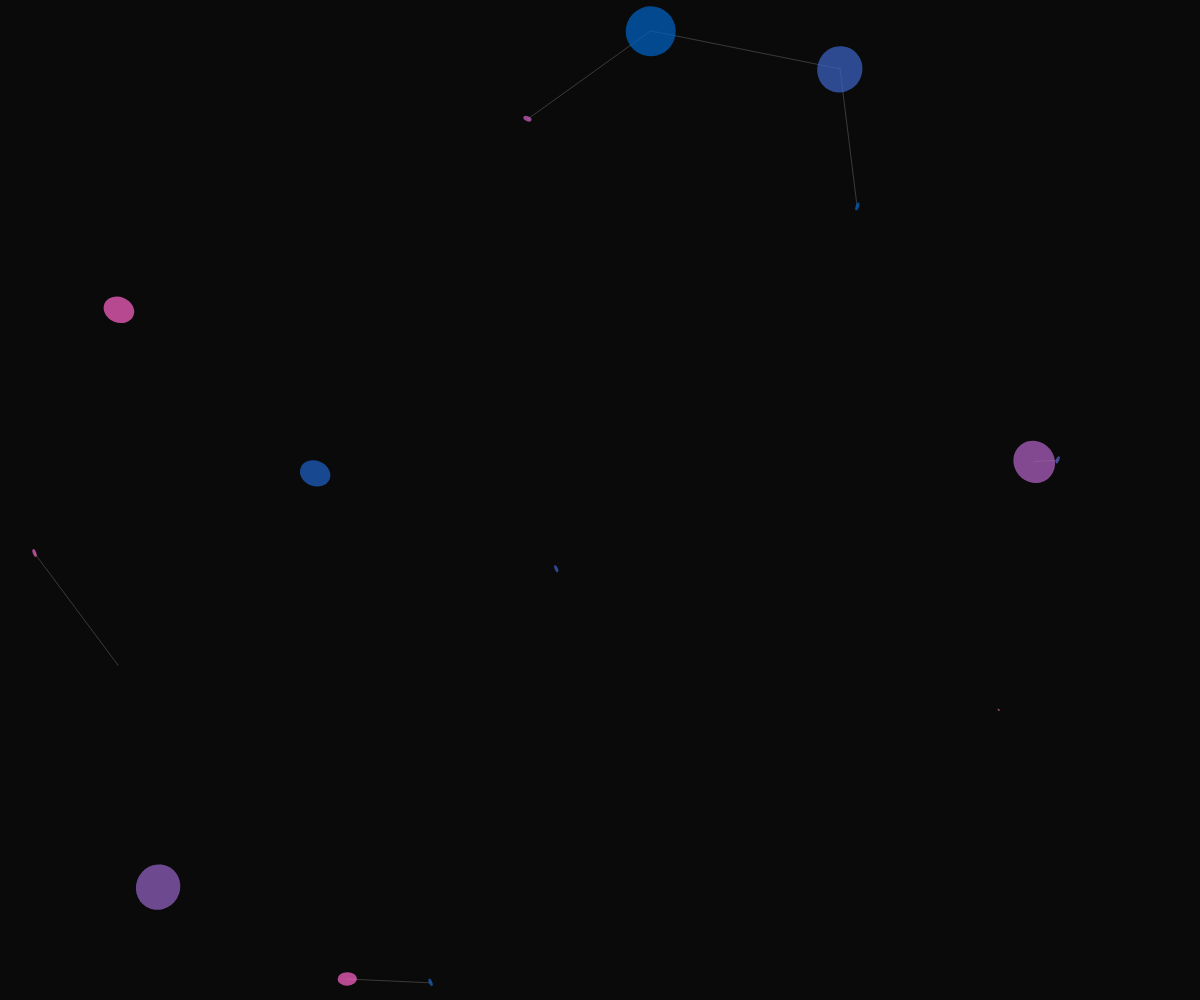
Frame 1 (no input)
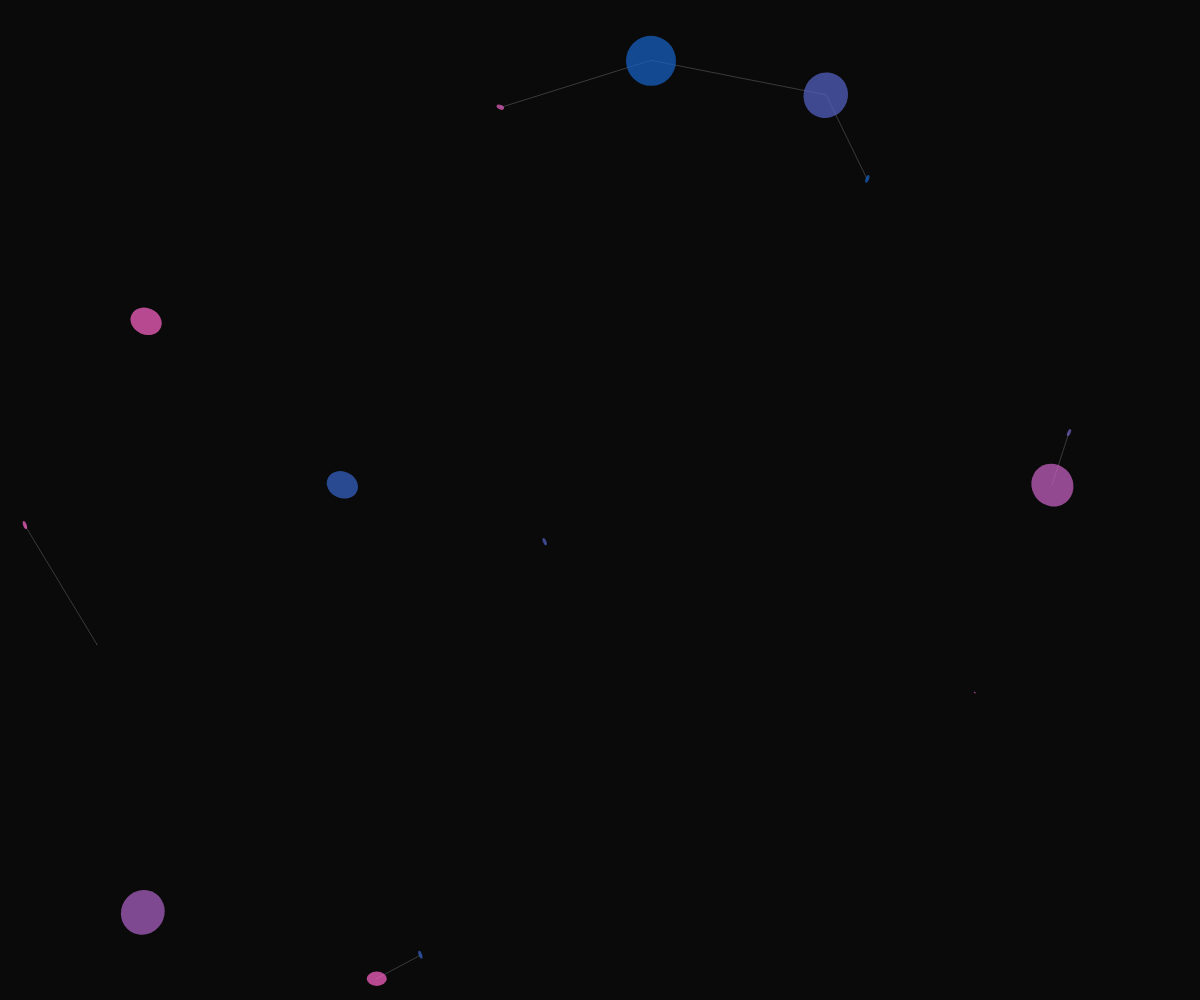
Frame 60 (no input)
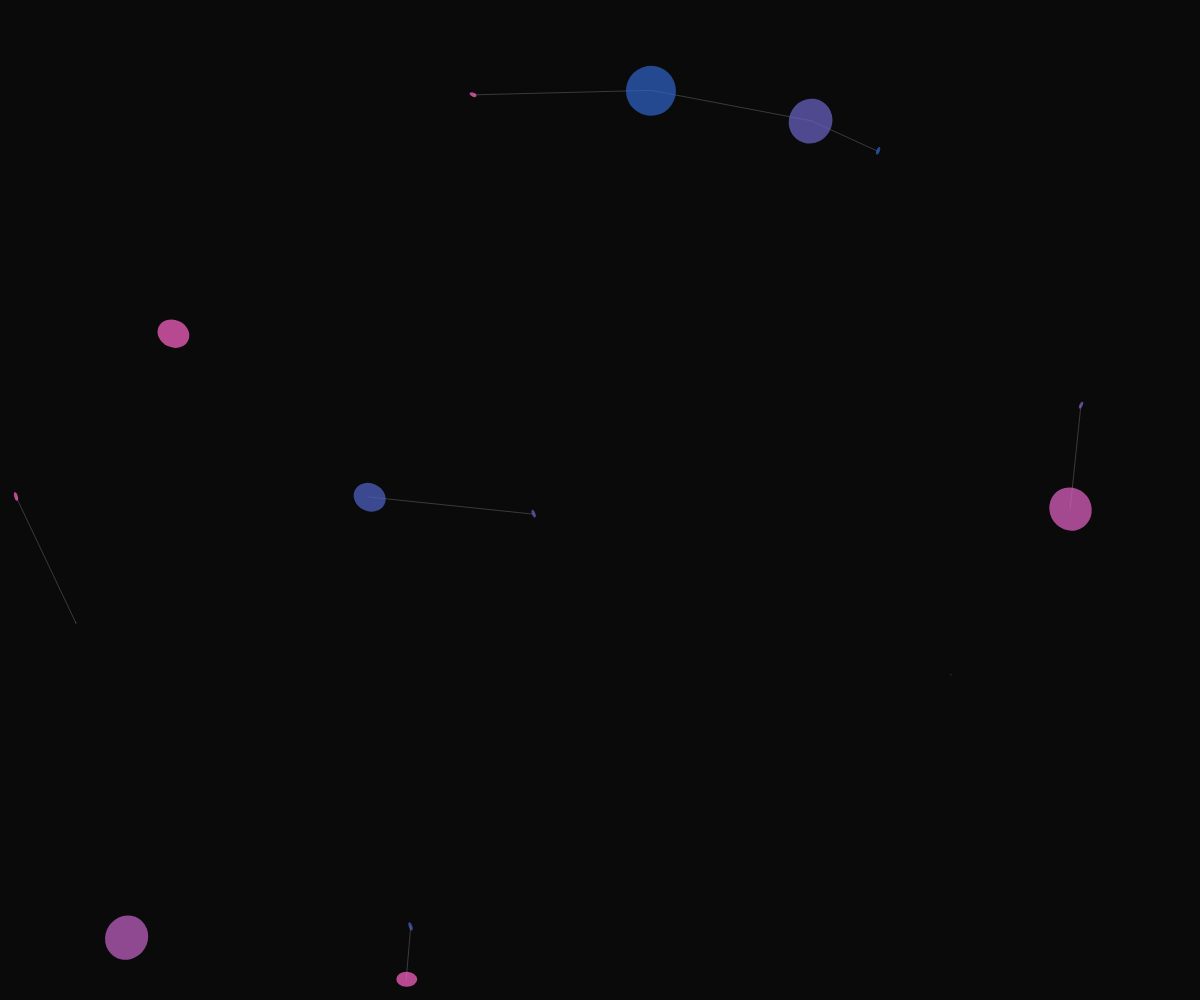
Frame 120 (the mouse pressed at the canvas centre since frame 60)

The p5.js sketch that drew these frames (run headless with seeded random() and noise() and a simulated clock; from frame 60 on, the mouse is pressed at the canvas centre):

// p5.js sketch
// ── sketch.js
let forms = [];
let time = 0;

function setup() {
  createCanvas(windowWidth, windowHeight);
  // Initialize forms with random properties
  for (let i = 0; i < 15; i++) {
    forms.push({
      x: random(width),
      y: random(height),
      size: random(20, 80),
      speed: random(0.01, 0.03),
      phase: random(TWO_PI),
      color: color(random(100, 255), random(100, 255), random(100, 255), 180),
    });
  }
}

function draw() {
  background(10);
  time += 0.02;

  // Draw connections between forms
  beginShape(LINES);
  stroke(255, 50);
  noFill();
  for (let i = 0; i < forms.length; i++) {
    for (let j = i + 1; j < forms.length; j++) {
      let d = dist(forms[i].x, forms[i].y, forms[j].x, forms[j].y);
      if (d < 200) {
        vertex(forms[i].x, forms[i].y);
        vertex(forms[j].x, forms[j].y);
      }
    }
  }
  endShape();

  // Update and draw each form
  for (let i = 0; i < forms.length; i++) {
    let f = forms[i];
    
    // Oscillatory movement with sharp wave pattern
    let oscillation = sin(time * f.speed + f.phase) * 0.5 + 0.5;
    let wave = sin(time * f.speed * 2 + f.phase) * 0.3 + 0.7;
    
    // Morph size and position
    f.size = 20 + sin(time * f.speed + f.phase) * 30;
    f.x += cos(time * f.speed + f.phase) * 0.5;
    f.y += sin(time * f.speed + f.phase) * 0.5;
    
    // Wrap around screen
    if (f.x > width + 50) f.x = -50;
    if (f.x < -50) f.x = width + 50;
    if (f.y > height + 50) f.y = -50;
    if (f.y < -50) f.y = height + 50;
    
    // Apply color shift
    let hue = (time * 20 + i * 30) % 360;
    f.color = color(hue, 100, 200, 180);
    
    // Draw form with morphing shape
    push();
    translate(f.x, f.y);
    rotate(time * f.speed + f.phase);
    fill(f.color);
    noStroke();
    
    if (frameCount % 20 < 10) {
      ellipse(0, 0, f.size, f.size * wave);
    } else {
      rectMode(CENTER);
      rect(0, 0, f.size * wave, f.size);
    }
    pop();
  }
}

function windowResized() {
  resizeCanvas(windowWidth, windowHeight);
}
